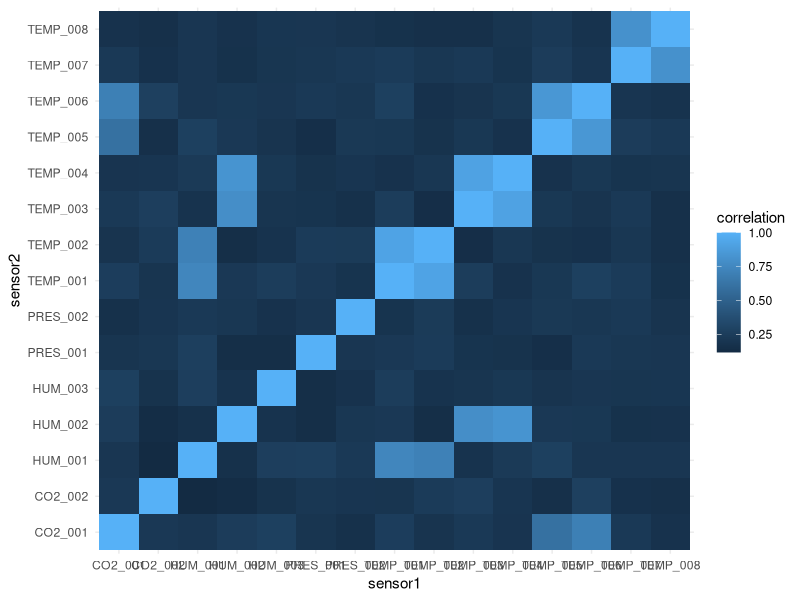
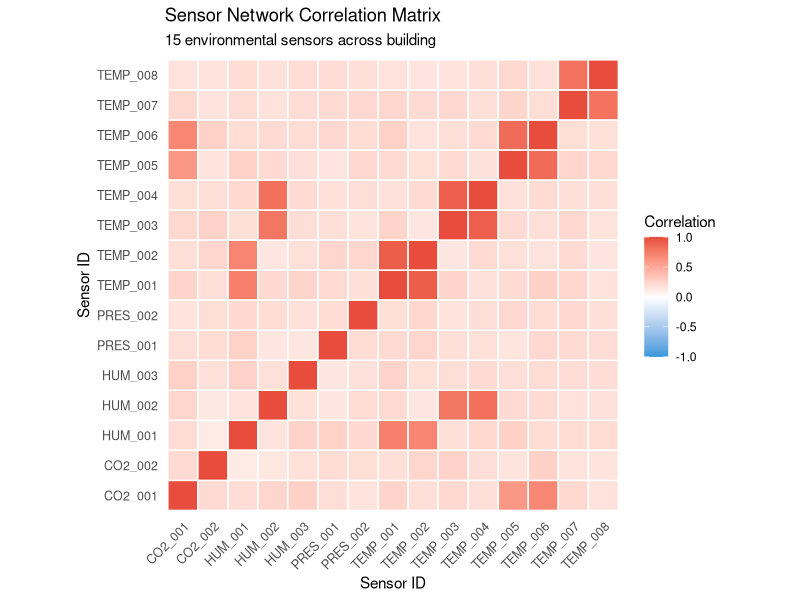
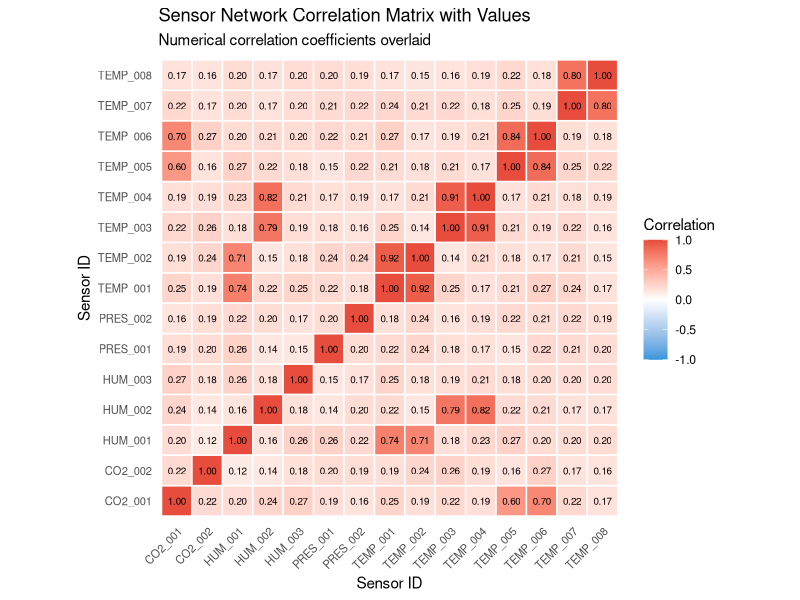
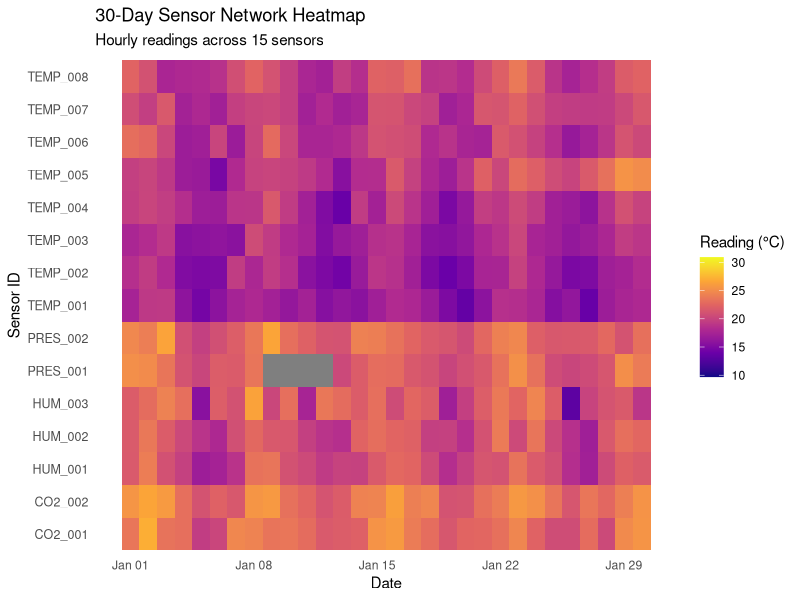
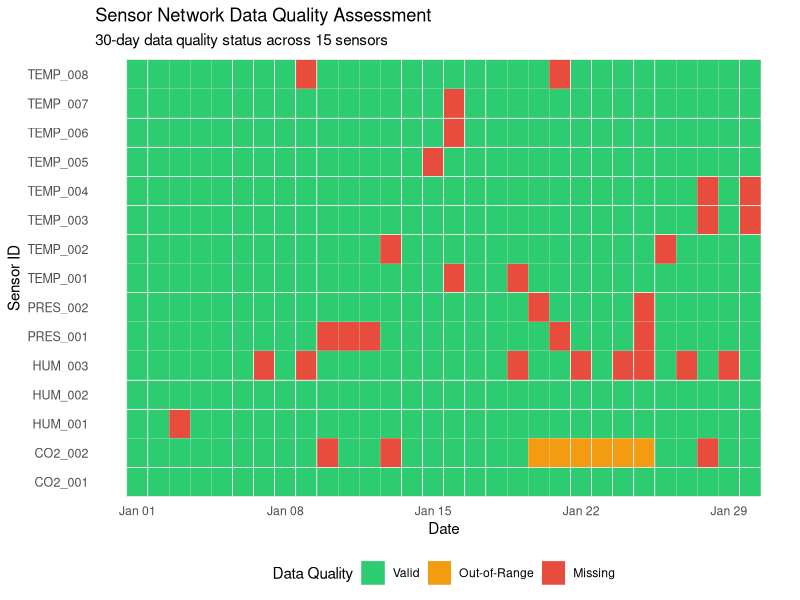
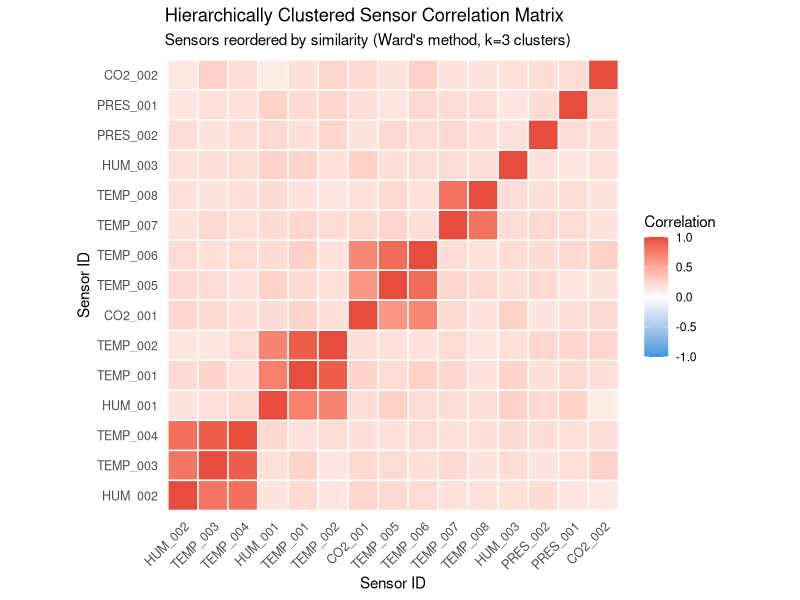
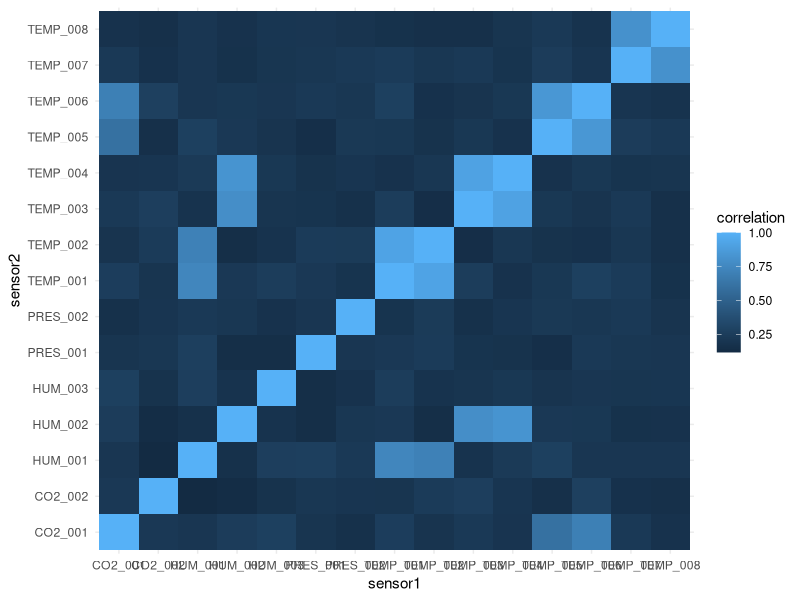
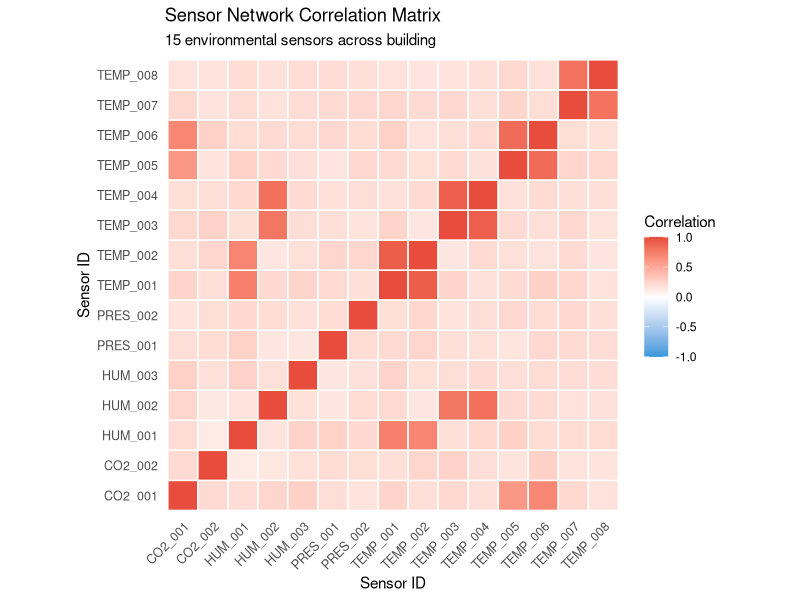

These charts were generated, in order, by the following R code:
# ==============================================================================
# Chapter 7: Heatmaps and Correlation Matrices for Sensor Networks
# R Code for all examples
# ==============================================================================

# Load required libraries
library(ggplot2)
library(tidyr)
library(dplyr)

# Set seed for reproducibility
set.seed(123)

# ==============================================================================
# DATA GENERATION
# ==============================================================================

# Define 15 sensors across building
sensor_names <- c(
  paste0("TEMP_", sprintf("%03d", 1:8)),
  paste0("HUM_", sprintf("%03d", 1:3)),
  paste0("PRES_", sprintf("%03d", 1:2)),
  paste0("CO2_", sprintf("%03d", 1:2))
)

n_sensors <- length(sensor_names)

# ------------------------------------------------------------------------------
# Dataset 1: Sensor Correlation Matrix
# ------------------------------------------------------------------------------
cat("Generating sensor correlation matrix...\n")

# Create realistic correlation matrix
# Same-zone sensors have high correlation, different zones moderate
cor_matrix <- matrix(0.2, nrow = n_sensors, ncol = n_sensors)
diag(cor_matrix) <- 1.0

# Zone 1 cluster: TEMP_001-002, HUM_001 (high correlation)
cor_matrix[1:2, 1:2] <- 0.85
cor_matrix[1:2, 9] <- 0.75
cor_matrix[9, 1:2] <- 0.75
cor_matrix[1, 2] <- 0.88
cor_matrix[2, 1] <- 0.88

# Zone 2 cluster: TEMP_003-004, HUM_002
cor_matrix[3:4, 3:4] <- 0.86
cor_matrix[3:4, 10] <- 0.78
cor_matrix[10, 3:4] <- 0.78
cor_matrix[3, 4] <- 0.90
cor_matrix[4, 3] <- 0.90

# Zone 3 cluster: TEMP_005-006, CO2_001
cor_matrix[5:6, 5:6] <- 0.82
cor_matrix[5:6, 14] <- 0.65
cor_matrix[14, 5:6] <- 0.65
cor_matrix[5, 6] <- 0.84
cor_matrix[6, 5] <- 0.84

# Additional moderate correlations
cor_matrix[7:8, 7:8] <- 0.70
cor_matrix[7, 8] <- 0.75
cor_matrix[8, 7] <- 0.75

# Add realistic noise
noise_matrix <- matrix(rnorm(n_sensors^2, 0, 0.05), n_sensors, n_sensors)
cor_matrix <- cor_matrix + noise_matrix
cor_matrix <- (cor_matrix + t(cor_matrix)) / 2  # Ensure symmetric
diag(cor_matrix) <- 1.0

# Constrain to valid correlation range
cor_matrix[cor_matrix > 1] <- 1.0
cor_matrix[cor_matrix < -1] <- -1.0

# Convert to long format for ggplot
cor_df <- as.data.frame(cor_matrix)
colnames(cor_df) <- sensor_names
cor_df$sensor1 <- sensor_names

cor_long <- cor_df %>%
  pivot_longer(cols = -sensor1, names_to = "sensor2", values_to = "correlation")

cat("Correlation matrix generated:", nrow(cor_long), "sensor pairs\n")

# ------------------------------------------------------------------------------
# Dataset 2: Time-Sensor Heatmap Data (30 days hourly)
# ------------------------------------------------------------------------------
cat("Generating 30-day time-sensor data...\n")

n_hours <- 24 * 30  # 30 days hourly
timestamps <- seq(from = as.POSIXct("2024-01-01 00:00:00"),
                  by = "hour",
                  length.out = n_hours)

# Generate realistic sensor readings with patterns
sensor_data_matrix <- matrix(NA, nrow = n_hours, ncol = n_sensors)

for (i in 1:n_sensors) {
  # Base temperature with daily cycles
  base_temp <- 20 + 3 * sin(2 * pi * (1:n_hours) / 24)
  
  # Weekly pattern (weekends slightly warmer)
  weekly <- 2 * sin(2 * pi * (1:n_hours) / (24 * 7))
  
  # Sensor-specific offset (different zones have different baselines)
  offset <- (i - 8) * 0.5
  
  # Random measurement noise
  noise <- rnorm(n_hours, 0, 1)
  
  # Combine all patterns
  sensor_data_matrix[, i] <- base_temp + weekly + offset + noise
  
  # Simulate sensor-specific issues
  if (i == 5) {
    # TEMP_005: gradual drift after day 15
    sensor_data_matrix[360:n_hours, i] <- sensor_data_matrix[360:n_hours, i] + 
      seq(0, 5, length.out = n_hours - 359)
  }
  
  if (i == 12) {
    # PRES_001: complete outage on days 10-12
    sensor_data_matrix[216:288, i] <- NA
  }
  
  if (i == 11) {
    # HUM_003: high noise/variability
    sensor_data_matrix[, i] <- sensor_data_matrix[, i] + rnorm(n_hours, 0, 2)
  }
}

# Convert to long format
time_sensor_df <- data.frame(
  timestamp = rep(timestamps, times = n_sensors),
  sensor = rep(sensor_names, each = n_hours),
  reading = as.vector(sensor_data_matrix)
)

# Add date for aggregation
time_sensor_df$date <- as.Date(time_sensor_df$timestamp)

cat("Time-sensor data generated:", nrow(time_sensor_df), "readings\n")

# ------------------------------------------------------------------------------
# Dataset 3: Data Quality Status
# ------------------------------------------------------------------------------
cat("Generating data quality status...\n")

# Start with all Valid
time_sensor_df$quality <- "Valid"

# Simulate missing data patterns
# Random missing (network glitches)
random_missing <- sample(1:nrow(time_sensor_df), size = 500)
time_sensor_df$quality[random_missing] <- "Missing"

# PRES_001: connectivity outage days 10-12
pres_001_idx <- which(time_sensor_df$sensor == "PRES_001" & 
                      time_sensor_df$date >= as.Date("2024-01-10") &
                      time_sensor_df$date <= as.Date("2024-01-12"))
time_sensor_df$quality[pres_001_idx] <- "Missing"

# CO2_002: calibration issues (out of range) days 20-25
co2_002_idx <- which(time_sensor_df$sensor == "CO2_002" &
                     time_sensor_df$date >= as.Date("2024-01-20") &
                     time_sensor_df$date <= as.Date("2024-01-25"))
time_sensor_df$quality[co2_002_idx] <- "Out-of-Range"

# HUM_003: intermittent connectivity throughout period
hum_003_idx <- which(time_sensor_df$sensor == "HUM_003")
hum_003_missing <- sample(hum_003_idx, size = round(length(hum_003_idx) * 0.3))
time_sensor_df$quality[hum_003_missing] <- "Missing"

# Convert to factor with proper order
time_sensor_df$quality <- factor(time_sensor_df$quality,
                                 levels = c("Valid", "Out-of-Range", "Missing"))

# Calculate quality statistics
quality_summary <- time_sensor_df %>%
  group_by(quality) %>%
  summarize(count = n(), percentage = n() / nrow(time_sensor_df) * 100)

cat("Data quality summary:\n")
print(quality_summary)


# ==============================================================================
# EXAMPLE 1: Basic Correlation Matrix Heatmap
# ==============================================================================
cat("\n=== Example 1: Basic Correlation Matrix ===\n")

p1 <- ggplot(cor_long, aes(x = sensor1, y = sensor2, fill = correlation)) +
  geom_tile() +
  theme_minimal()

print(p1)

# Save plot
ggsave("chapter07_example1_basic_heatmap.png", p1, width = 10, height = 8, dpi = 300)
cat("Plot saved: chapter07_example1_basic_heatmap.png\n")


# ==============================================================================
# EXAMPLE 2: Diverging Color Scale for Correlation Strength
# ==============================================================================
cat("\n=== Example 2: Diverging Color Scale ===\n")

p2 <- ggplot(cor_long, aes(x = sensor1, y = sensor2, fill = correlation)) +
  geom_tile(color = "white", size = 0.5) +
  scale_fill_gradient2(
    low = "#3498db",      # Blue for negative
    mid = "white",        # White for zero
    high = "#e74c3c",     # Red for positive
    midpoint = 0,
    limits = c(-1, 1),
    name = "Correlation"
  ) +
  coord_fixed() +
  labs(
    title = "Sensor Network Correlation Matrix",
    subtitle = "15 environmental sensors across building",
    x = "Sensor ID",
    y = "Sensor ID"
  ) +
  theme_minimal() +
  theme(
    axis.text.x = element_text(angle = 45, hjust = 1, size = 9),
    axis.text.y = element_text(size = 9),
    panel.grid = element_blank()
  )

print(p2)

# Save plot
ggsave("chapter07_example2_diverging_scale.png", p2, width = 10, height = 9, dpi = 300)
cat("Plot saved: chapter07_example2_diverging_scale.png\n")


# ==============================================================================
# EXAMPLE 3: Add Correlation Coefficient Text Overlays
# ==============================================================================
cat("\n=== Example 3: Text Overlays ===\n")

p3 <- ggplot(cor_long, aes(x = sensor1, y = sensor2, fill = correlation)) +
  geom_tile(color = "white", size = 0.5) +
  geom_text(aes(label = sprintf("%.2f", correlation)), 
            size = 2.5, color = "black") +
  scale_fill_gradient2(
    low = "#3498db",
    mid = "white",
    high = "#e74c3c",
    midpoint = 0,
    limits = c(-1, 1),
    name = "Correlation"
  ) +
  coord_fixed() +
  labs(
    title = "Sensor Network Correlation Matrix with Values",
    subtitle = "Numerical correlation coefficients overlaid",
    x = "Sensor ID",
    y = "Sensor ID"
  ) +
  theme_minimal() +
  theme(
    axis.text.x = element_text(angle = 45, hjust = 1, size = 8),
    axis.text.y = element_text(size = 8),
    panel.grid = element_blank(),
    legend.position = "right"
  )

print(p3)

# Save plot
ggsave("chapter07_example3_text_overlay.png", p3, width = 11, height = 9, dpi = 300)
cat("Plot saved: chapter07_example3_text_overlay.png\n")


# ==============================================================================
# EXAMPLE 4: Time-Sensor Heatmap - 30 Days of Readings
# ==============================================================================
cat("\n=== Example 4: Time-Sensor Heatmap ===\n")

p4 <- ggplot(time_sensor_df, aes(x = date, y = sensor, fill = reading)) +
  geom_tile() +
  scale_fill_viridis_c(option = "plasma", name = "Reading (°C)") +
  labs(
    title = "30-Day Sensor Network Heatmap",
    subtitle = "Hourly readings across 15 sensors",
    x = "Date",
    y = "Sensor ID"
  ) +
  theme_minimal() +
  theme(
    axis.text.y = element_text(size = 9),
    panel.grid = element_blank()
  )

print(p4)

# Save plot
ggsave("chapter07_example4_time_sensor.png", p4, width = 12, height = 8, dpi = 300)
cat("Plot saved: chapter07_example4_time_sensor.png\n")


# ==============================================================================
# EXAMPLE 5: Data Quality Heatmap
# ==============================================================================
cat("\n=== Example 5: Data Quality Heatmap ===\n")

p5 <- ggplot(time_sensor_df, aes(x = date, y = sensor, fill = quality)) +
  geom_tile(color = "gray90", size = 0.1) +
  scale_fill_manual(
    values = c("Valid" = "#2ecc71",           # Green
               "Out-of-Range" = "#f39c12",    # Orange
               "Missing" = "#e74c3c"),        # Red
    name = "Data Quality"
  ) +
  labs(
    title = "Sensor Network Data Quality Assessment",
    subtitle = "30-day data quality status across 15 sensors",
    x = "Date",
    y = "Sensor ID"
  ) +
  theme_minimal() +
  theme(
    axis.text.y = element_text(size = 9),
    panel.grid = element_blank(),
    legend.position = "bottom"
  )

print(p5)

# Save plot
ggsave("chapter07_example5_data_quality.png", p5, width = 12, height = 8, dpi = 300)
cat("Plot saved: chapter07_example5_data_quality.png\n")


# ==============================================================================
# EXAMPLE 6 (BONUS): Hierarchically Clustered Correlation Matrix
# ==============================================================================
cat("\n=== Example 6: Hierarchical Clustering ===\n")

# Perform hierarchical clustering
sensor_dist <- as.dist(1 - cor_matrix)  # Convert correlation to distance
sensor_hclust <- hclust(sensor_dist, method = "ward.D2")
sensor_order <- sensor_names[sensor_hclust$order]

# Reorder correlation data by clustering
cor_long_clustered <- cor_long
cor_long_clustered$sensor1 <- factor(cor_long_clustered$sensor1, levels = sensor_order)
cor_long_clustered$sensor2 <- factor(cor_long_clustered$sensor2, levels = sensor_order)

# Identify cluster groups
cluster_groups <- cutree(sensor_hclust, k = 3)

cat("Cluster assignments:\n")
cluster_df <- data.frame(
  sensor = sensor_names,
  cluster = cluster_groups
)
print(cluster_df[order(cluster_df$cluster), ])

# Clustered correlation heatmap
p6 <- ggplot(cor_long_clustered, aes(x = sensor1, y = sensor2, fill = correlation)) +
  geom_tile(color = "white", size = 0.5) +
  scale_fill_gradient2(
    low = "#3498db",
    mid = "white",
    high = "#e74c3c",
    midpoint = 0,
    limits = c(-1, 1),
    name = "Correlation"
  ) +
  coord_fixed() +
  labs(
    title = "Hierarchically Clustered Sensor Correlation Matrix",
    subtitle = "Sensors reordered by similarity (Ward's method, k=3 clusters)",
    x = "Sensor ID",
    y = "Sensor ID"
  ) +
  theme_minimal() +
  theme(
    axis.text.x = element_text(angle = 45, hjust = 1, size = 9),
    axis.text.y = element_text(size = 9),
    panel.grid = element_blank()
  )

print(p6)

# Save plot
ggsave("chapter07_example6_clustered.png", p6, width = 11, height = 9, dpi = 300)
cat("Plot saved: chapter07_example6_clustered.png\n")


# ==============================================================================
# SUMMARY STATISTICS
# ==============================================================================
cat("\n=== Chapter 7 Summary Statistics ===\n")

cat("\nCorrelation Matrix Statistics:\n")
cat("Mean correlation (off-diagonal):", 
    mean(cor_matrix[lower.tri(cor_matrix)]), "\n")
cat("High correlation pairs (>0.7):", 
    sum(cor_matrix[lower.tri(cor_matrix)] > 0.7), "out of", 
    sum(lower.tri(cor_matrix)), "\n")

cat("\nTime-Sensor Data Summary:\n")
cat("Total readings:", nrow(time_sensor_df), "\n")
cat("Date range:", min(time_sensor_df$date), "to", max(time_sensor_df$date), "\n")
cat("Sensors:", n_sensors, "\n")

cat("\nData Quality Summary:\n")
print(quality_summary)

cat("\nSensor-Specific Quality Issues:\n")
sensor_quality <- time_sensor_df %>%
  group_by(sensor, quality) %>%
  summarize(count = n(), .groups = "drop") %>%
  group_by(sensor) %>%
  mutate(percentage = count / sum(count) * 100) %>%
  filter(quality != "Valid") %>%
  arrange(desc(percentage))

print(head(sensor_quality, 10))

cat("\nCluster Sizes:\n")
print(table(cluster_groups))

cat("\n=== All examples completed successfully ===\n")
